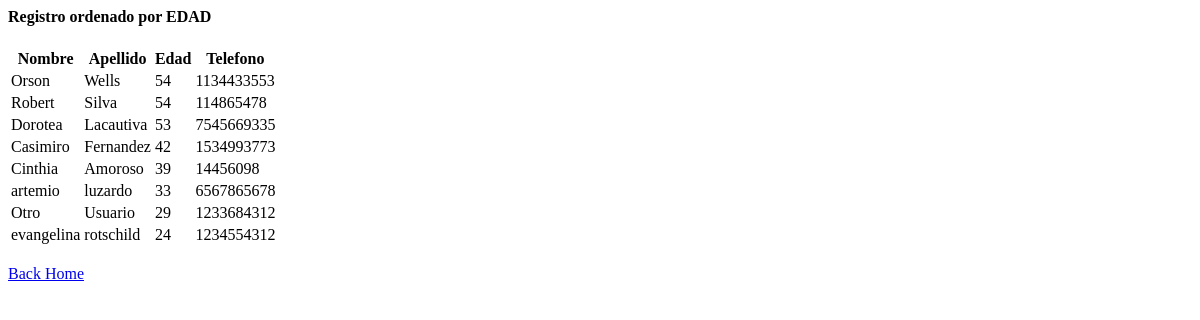
The app's page /edad/, older data.
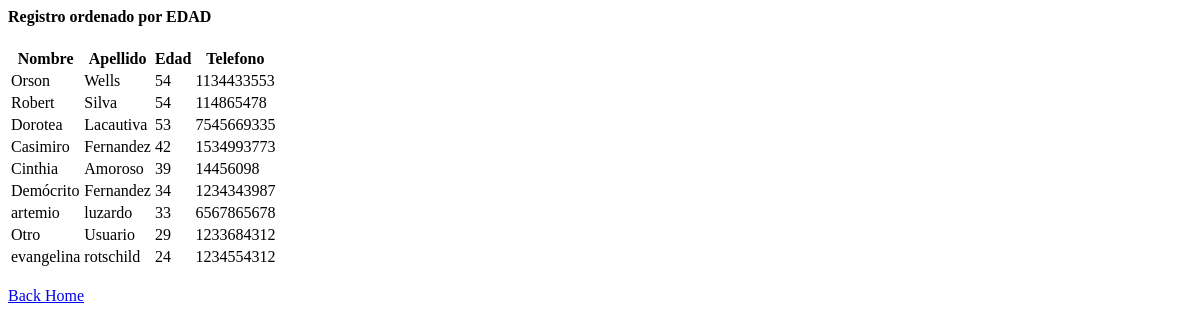
The same page, newer data.
### datos/models.py (models this page shows, shortened)
class DatosUsuario(models.Model):
    fecha_creacion = models.DateTimeField(auto_now_add=True)
    nombre = models.CharField(max_length=50)
    apellido = models.CharField(max_length=50)
    edad = models.IntegerField()
    telefono = models.IntegerField()
    class Meta:
        app_label = 'datos'
        verbose_name = 'Usuarios'

### datos/views.py (the view)
# urls.py: path('edad/', views.otravista, name='edad'),
def otravista(request):
    context = {}
    libano = DatosUsuario.objects.all().order_by('-edad')
    context['libano'] = libano
    return render(request, 'edad.html', context)

### datos/templates/edad.html
<h4>Registro ordenado por EDAD</h4>
<div class="container">
    <table class="table">
        <thead>
          <tr>
            <th>Nombre</th>
            <th>Apellido</th>
            <th>Edad</th>
            <th>Telefono</th>
          </tr>
        </thead>
        <tbody>
            {% for libano_for in libano %}
                <tr>
                <td>{{ libano_for.nombre }}</td>
                <td>{{ libano_for.apellido }}</td>
                <td>{{ libano_for.edad }}</td>
                <td>{{ libano_for.telefono }}</td>
                </tr>
            {% endfor %}
        </tbody>
      </table>
    </div><br>
    <div>
    <a href = "{% url 'home' %}"> Back Home </a><br>
    </div>

Row changes from the older to the newer data that the page shows:
added DatosUsuario: nombre "Demócrito", apellido "Fernandez", edad "34", telefono "1234343987"
